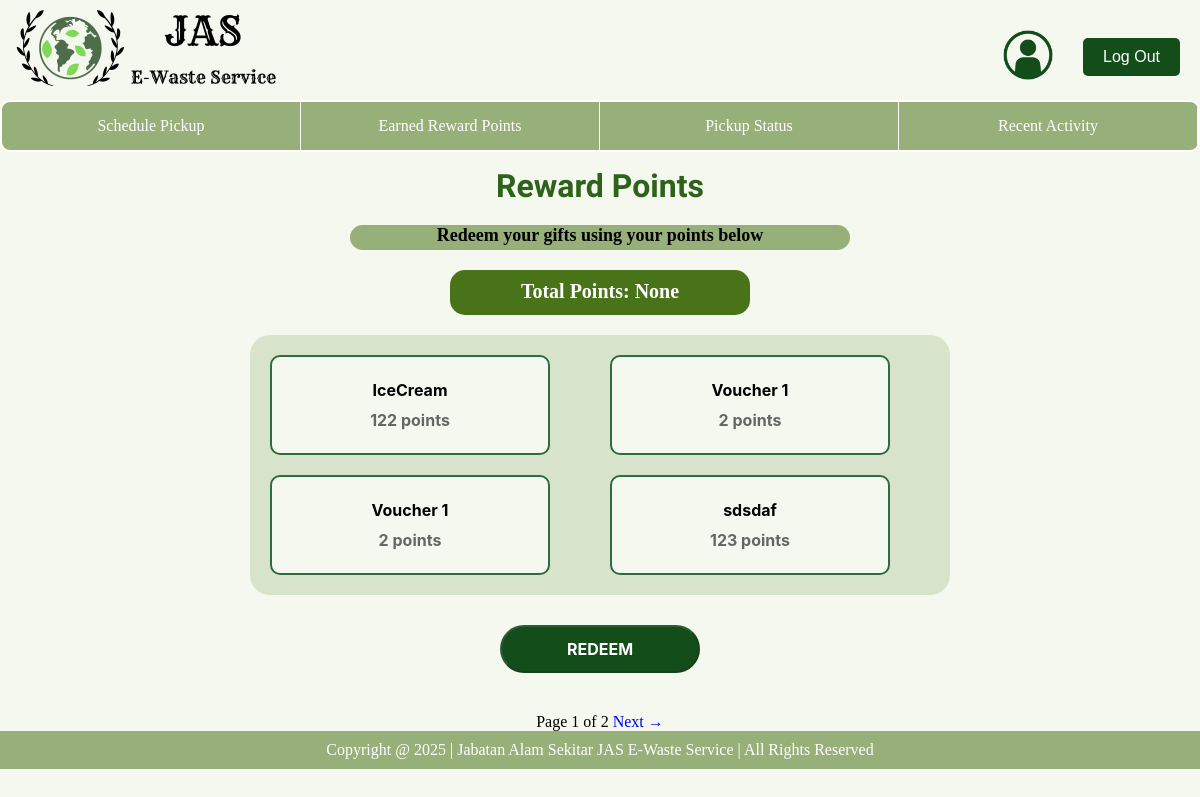
The page /customer/redeem_rewards/ on the database its author committed.
### database/models.py (models this page shows, shortened)
class Voucher(models.Model):
    voucherID = models.CharField(primary_key=True, max_length=200)
    name = models.CharField(max_length=150)
    pointsRequired = models.IntegerField()
    quantity = models.IntegerField()

### customer/views.py (the view)
# urls.py: path('redeem_rewards/', redeem_rewards_page, name='redeem_rewards_page'), #Reward Points page
def redeem_rewards_page(request): # need to add paginator in the future to consider the case of too much voucher
    customerID = request.session.get('user_id')
    customerPoint = Customer.objects.filter(customerID=customerID).values_list('points', flat=True).first()
    vouchersAvailable = Voucher.objects.all().filter(quantity__gt=0).order_by('voucherID')
    pagination = Paginator(vouchersAvailable, 4)
    page = request.GET.get('page')
    vouchers = pagination.get_page(page)
    if not vouchers.object_list:
        return render(request, 'customer/redeemRewards.html', {"Empty": True, 'points':customerPoint})
    return render(request, 'customer/redeemRewards.html', {'vouchers':vouchers, 'points':customerPoint})

### customer/templates/customer/redeemRewards.html (shortened to what this page needs)
{% extends 'customer/base_customer.html' %}
{% load static %}
    {% block extra_css %}
    <link rel="stylesheet" href="{% static 'css/redeemRewards.css' %}">
    {% endblock %}
{%block content%}
<body>
<h1>Reward Points</h1>
<div class="small-box">
    <p>Redeem your gifts using your points below
</div>
<div class="points-box">
    <p>Total Points: {{points}}</p>
</div>
<div class="container">
    {% for voucher in vouchers %}
    <div class="reward-box" data-rewardID="{{voucher.voucherID}}" data-points="{{voucher.pointsRequired}}">
        <p>{{voucher.name}}</p>
        <p class="points">{{voucher.pointsRequired}} points</p>
    </div>
    {% endfor %}
</div>
<button type="submit" class="redeem" disabled>Redeem</button>
<div>
    {% if not Empty %}
        <span>Page {{ vouchers.number }} of {{ vouchers.paginator.num_pages }}</span>
        {% if vouchers.has_next %}
            <a href="?page={{ vouchers.next_page_number }}" style="text-decoration:none;">Next &rarr; </a>
        {% endif %}
    {% else %}
        <p>No Vouchers Available</p>
    {% endif %}
</div>
</body>
{% endblock %}

### customer/static/css/redeemRewards.css (style rules this page uses)
body { margin: 0; padding: 0; text-align: center; background-color: #F5F8EE; }
h1, p { margin-top: 15px; }
td, th, .reward-box p { font-family: 'Inter', sans-serif; font-weight: bold; }
h1 { font-family: 'Sansita Swashed', cursive; font-size: 32px; color: #2d621a; }
.small-box { width: 500px; height: 25px; background-color: #97B07A; border-radius: 15px; margin: -20px auto 20px auto; margin-top: 20px; }
.points-box p { font-weight: bold; font-size: 20px; padding-top: 10px; color: white; }
.small-box p { font-size: 18px; font-weight: bold; }
.points-box { width: 300px; height: 45px; background-color: #487319; border-radius: 15px; margin: -20px auto 20px auto; margin-top: 20px; }
.container { display: grid; grid-template-columns: repeat(2, 1fr); gap: 20px; padding: 20px; background-color: #d8e3cb; max-width: 700px; border-radius: 20px; margin: 20px auto; }
.reward-box { width: 280px; height: 100px; border: 2px solid #2e6b3e; border-radius: 10px; display: flex; flex-direction: column; justify-content: center; align-items: center; text-align: center; cursor: pointer; transition: transform 0.2s ease, box-shadow 0.2s ease; background-color: #F5F8EE; }
.reward-box p { margin: 5px 0; font-size: 16px; }
.points { font-weight: bold; color: #666; }
.redeem { font-family: 'Inter', sans-serif; font-size: 16px; font-weight: bold; padding: 0.75rem 1.25rem; background-color: #134E1A; color: #ffffff; text-transform: uppercase; line-height: 1.25rem; border-radius: 1.5rem; width: 200px; margin-bottom: 40px; margin-top: 10px; }

### customer/templates/customer/header-customer.html (style rules this page uses)
* { margin: 0; padding: 0; box-sizing: border-box; }
body { margin: 0; padding: 0; z-index: 1; }

### customer/templates/customer/navbar-customer.html (style rules this page uses)
body { margin: 0; padding: 0; z-index: 2; }

### rows shown on the page
Voucher: name "IceCream", pointsRequired "122"
Voucher: name "Voucher 1", pointsRequired "2"
Voucher: name "Voucher 1", pointsRequired "2"
Voucher: name "sdsdaf", pointsRequired "123"

### other values the page prints
{{ points }} "None"
{{ vouchers.number }} "1"
{{ vouchers.paginator.num_pages }} "2"
